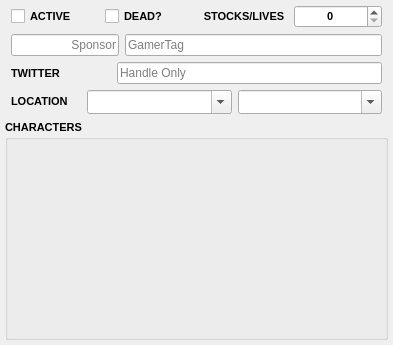
<?xml version="1.0" encoding="UTF-8"?>
<ui version="4.0">
 <class>Form</class>
 <widget class="QWidget" name="Form">
  <property name="geometry">
   <rect>
    <x>0</x>
    <y>0</y>
    <width>393</width>
    <height>345</height>
   </rect>
  </property>
  <property name="sizePolicy">
   <sizepolicy hsizetype="Preferred" vsizetype="Maximum">
    <horstretch>0</horstretch>
    <verstretch>0</verstretch>
   </sizepolicy>
  </property>
  <property name="font">
   <font>
    <pointsize>8</pointsize>
   </font>
  </property>
  <property name="windowTitle">
   <string>Form</string>
  </property>
  <property name="locale">
   <locale language="English" country="UnitedStates"/>
  </property>
  <layout class="QGridLayout" name="gridLayout">
   <property name="leftMargin">
    <number>5</number>
   </property>
   <property name="topMargin">
    <number>5</number>
   </property>
   <property name="rightMargin">
    <number>5</number>
   </property>
   <property name="bottomMargin">
    <number>5</number>
   </property>
   <item row="1" column="1">
    <layout class="QHBoxLayout" name="nameInfo">
     <item>
      <widget class="QLineEdit" name="team">
       <property name="sizePolicy">
        <sizepolicy hsizetype="Maximum" vsizetype="Fixed">
         <horstretch>0</horstretch>
         <verstretch>0</verstretch>
        </sizepolicy>
       </property>
       <property name="font">
        <font>
         <pointsize>9</pointsize>
        </font>
       </property>
       <property name="alignment">
        <set>Qt::AlignRight|Qt::AlignTrailing|Qt::AlignVCenter</set>
       </property>
       <property name="placeholderText">
        <string>Sponsor</string>
       </property>
      </widget>
     </item>
     <item>
      <widget class="QLineEdit" name="name">
       <property name="font">
        <font>
         <pointsize>9</pointsize>
        </font>
       </property>
       <property name="placeholderText">
        <string>GamerTag</string>
       </property>
      </widget>
     </item>
    </layout>
   </item>
   <item row="13" column="0" colspan="3">
    <widget class="QGroupBox" name="characters">
     <property name="font">
      <font>
       <pointsize>8</pointsize>
       <bold>true</bold>
      </font>
     </property>
     <property name="title">
      <string>CHARACTERS</string>
     </property>
     <layout class="QVBoxLayout" name="verticalLayout"/>
    </widget>
   </item>
   <item row="12" column="1">
    <layout class="QHBoxLayout" name="horizontalLayout_2">
     <item>
      <widget class="QLabel" name="locationLabel">
       <property name="sizePolicy">
        <sizepolicy hsizetype="Fixed" vsizetype="Fixed">
         <horstretch>0</horstretch>
         <verstretch>0</verstretch>
        </sizepolicy>
       </property>
       <property name="maximumSize">
        <size>
         <width>70</width>
         <height>16777215</height>
        </size>
       </property>
       <property name="font">
        <font>
         <pointsize>8</pointsize>
         <bold>true</bold>
        </font>
       </property>
       <property name="text">
        <string>LOCATION</string>
       </property>
      </widget>
     </item>
     <item>
      <widget class="QComboBox" name="country">
       <property name="sizePolicy">
        <sizepolicy hsizetype="Minimum" vsizetype="Fixed">
         <horstretch>0</horstretch>
         <verstretch>0</verstretch>
        </sizepolicy>
       </property>
       <property name="font">
        <font>
         <pointsize>9</pointsize>
        </font>
       </property>
       <property name="editable">
        <bool>true</bool>
       </property>
       <property name="sizeAdjustPolicy">
        <enum>QComboBox::AdjustToMinimumContentsLengthWithIcon</enum>
       </property>
       <property name="placeholderText">
        <string>Region</string>
       </property>
      </widget>
     </item>
     <item>
      <widget class="QComboBox" name="state">
       <property name="sizePolicy">
        <sizepolicy hsizetype="Minimum" vsizetype="Fixed">
         <horstretch>0</horstretch>
         <verstretch>0</verstretch>
        </sizepolicy>
       </property>
       <property name="font">
        <font>
         <pointsize>9</pointsize>
        </font>
       </property>
       <property name="editable">
        <bool>true</bool>
       </property>
       <property name="sizeAdjustPolicy">
        <enum>QComboBox::AdjustToMinimumContentsLengthWithIcon</enum>
       </property>
       <property name="placeholderText">
        <string>Country</string>
       </property>
      </widget>
     </item>
    </layout>
   </item>
   <item row="5" column="1">
    <layout class="QHBoxLayout" name="horizontalLayout_5">
     <item>
      <widget class="QLabel" name="twitterLabel">
       <property name="sizePolicy">
        <sizepolicy hsizetype="Maximum" vsizetype="Preferred">
         <horstretch>0</horstretch>
         <verstretch>0</verstretch>
        </sizepolicy>
       </property>
       <property name="maximumSize">
        <size>
         <width>100</width>
         <height>16777215</height>
        </size>
       </property>
       <property name="font">
        <font>
         <pointsize>8</pointsize>
         <bold>true</bold>
        </font>
       </property>
       <property name="text">
        <string>TWITTER</string>
       </property>
      </widget>
     </item>
     <item>
      <widget class="QLineEdit" name="twitter">
       <property name="sizePolicy">
        <sizepolicy hsizetype="Preferred" vsizetype="Fixed">
         <horstretch>0</horstretch>
         <verstretch>0</verstretch>
        </sizepolicy>
       </property>
       <property name="font">
        <font>
         <pointsize>9</pointsize>
        </font>
       </property>
       <property name="placeholderText">
        <string>Handle Only</string>
       </property>
      </widget>
     </item>
    </layout>
   </item>
   <item row="0" column="1">
    <layout class="QHBoxLayout" name="titleContainer">
     <item>
      <widget class="QCheckBox" name="activePlayer">
       <property name="font">
        <font>
         <pointsize>8</pointsize>
         <bold>true</bold>
        </font>
       </property>
       <property name="text">
        <string>ACTIVE</string>
       </property>
      </widget>
     </item>
     <item>
      <widget class="QCheckBox" name="dead">
       <property name="font">
        <font>
         <pointsize>8</pointsize>
         <bold>true</bold>
        </font>
       </property>
       <property name="text">
        <string>DEAD?</string>
       </property>
      </widget>
     </item>
     <item>
      <widget class="QLabel" name="dynamicLabel">
       <property name="sizePolicy">
        <sizepolicy hsizetype="Preferred" vsizetype="Fixed">
         <horstretch>0</horstretch>
         <verstretch>0</verstretch>
        </sizepolicy>
       </property>
       <property name="maximumSize">
        <size>
         <width>90</width>
         <height>16777215</height>
        </size>
       </property>
       <property name="font">
        <font>
         <pointsize>8</pointsize>
         <bold>true</bold>
        </font>
       </property>
       <property name="text">
        <string>STOCKS/LIVES</string>
       </property>
       <property name="alignment">
        <set>Qt::AlignCenter</set>
       </property>
       <property name="margin">
        <number>0</number>
       </property>
      </widget>
     </item>
     <item>
      <widget class="QSpinBox" name="dynamicSpinner">
       <property name="sizePolicy">
        <sizepolicy hsizetype="Fixed" vsizetype="Fixed">
         <horstretch>0</horstretch>
         <verstretch>0</verstretch>
        </sizepolicy>
       </property>
       <property name="maximumSize">
        <size>
         <width>100</width>
         <height>16777215</height>
        </size>
       </property>
       <property name="font">
        <font>
         <pointsize>8</pointsize>
         <bold>true</bold>
        </font>
       </property>
       <property name="alignment">
        <set>Qt::AlignCenter</set>
       </property>
      </widget>
     </item>
    </layout>
   </item>
  </layout>
 </widget>
 <resources/>
 <connections/>
</ui>
